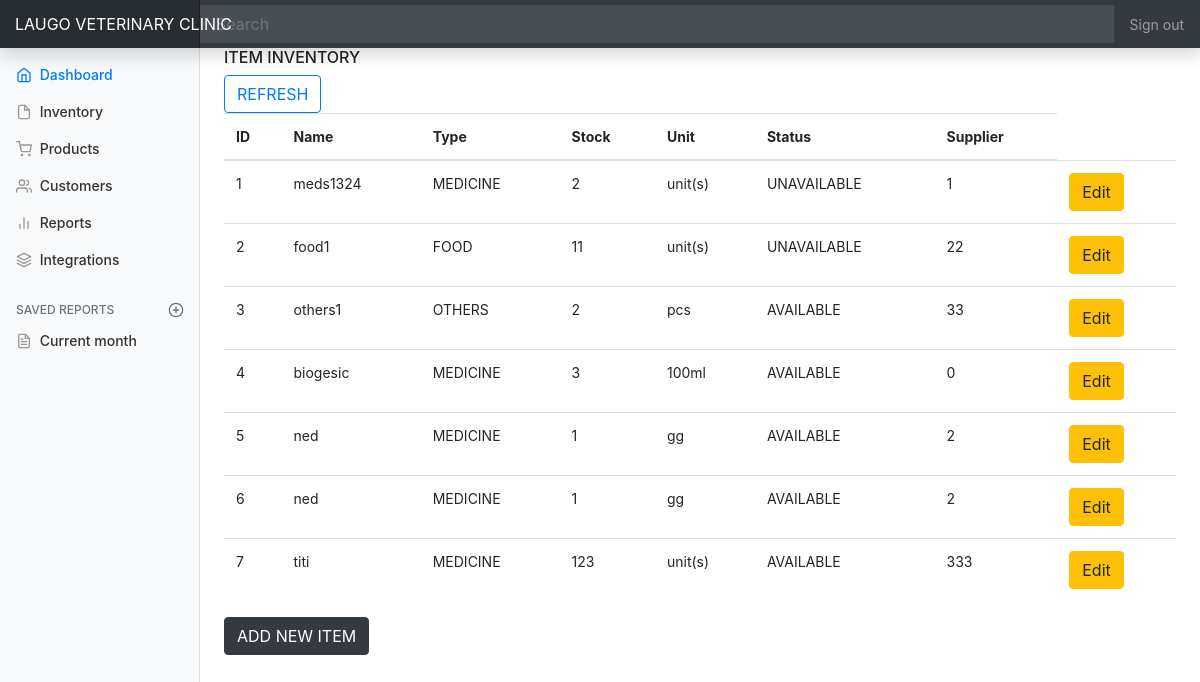
/display_items, run on the app's committed database.
### inventory/models.py (models this page shows, shortened)
class laugoInventory(models.Model):
    itmName = models.CharField(max_length=100, blank=False)
    ItemType = (
        ('MEDICINE','MEDICINE'),
        ('FOOD','FOOD'),
        ('OTHERS','OTHERS'),
    )
    itmType = models.CharField(max_length=20, choices=ItemType, default="MEDICINE")
    itmQty = models.IntegerField(default=0)
    itmUnit = models.CharField(max_length=10, default="unit(s)")
    StatusOpt = (
        ('AVAILABLE','AVAILABLE'),
        ('UNAVAILABLE','OUT OF STOCK'),
        ('RESTOCKING','RESTOCKING'),
    )
    itmStatus = models.CharField(max_length=20, choices=StatusOpt, default="AVAILABLE")
    supplierID = models.IntegerField(default=0)
    class Meta:
        abstract = True #skip this in migrations

class Item(laugoInventory): #inherit/pass to inventory
    pass

### inventory/views.py (the view)
# urls.py: url(r'^display_items$', display_items, name='display_items'),
def display_items(request):
    items = Item.objects.all()
    context = {
        'items' : items,
    }
    return render(request, 'inventory.html', context)

### inventory/templates/inventory.html
{% extends 'base.html' %}
{% block body %}
<div class="button-group">
    <h6>ITEM INVENTORY</h6>
    <a href="{% url 'display_items' %}" class="btn btn-outline-primary btn-md" rold="button">REFRESH</a>
</div>
<table class="table table-hover">
    <thead>
        <th>ID</th>
        <th>Name</th>
        <th>Type</th>
        <th>Stock</th>
        <th>Unit</th>
        <th>Status</th>
        <th>Supplier</th>
    </thead>
    <tbody>
        {% for item in items %}
        <tr>
            <td>{{ item.pk }}</td>
            <td>{{ item.itmName }}</td>
            <td>{{ item.itmType }}</td>
            <td>{{ item.itmQty }}</td>
            <td>{{ item.itmUnit }}</td>
            <td>{{ item.itmStatus }}</td>
            <td>{{ item.supplierID }}</td>
            <td>
                <a href="{% url 'edit_inventory' item.pk %}" class="btn btn-warning btn=sm" role="button">Edit</a>
            </td>
        </tr>
        {% endfor %}
    </tbody>
</table>
<a href="{% url 'add_Item' %}" class="btn btn-primary btn-dark btn-md" rold="button">ADD NEW ITEM</a>
{% endblock %}

### inventory/templates/base.html (shortened to what this page needs)
<!DOCTYPE html>
<html lang="en">
<head>
    {% load static %}
    <link rel="stylesheet" href="{% static '/css/style.css' %}">
    <link rel="stylesheet" href="{% static '/css/bootstrap.min.css' %}">
    <link rel="stylesheet" href="{% static '/css/dashboard.css' %}">
</head>
<body>
    <nav class="navbar navbar-dark fixed-top bg-dark flex-md-nowrap p-0 shadow">
        <a class="navbar-brand col-sm-3 col-md-2 mr-0" href="#">LAUGO VETERINARY CLINIC</a>
        <input class="form-control form-control-dark w-100" type="text" placeholder="Search" aria-label="Search">
        <ul class="navbar-nav px-3">
            <li class="nav-item text-nowrap">
            <a class="nav-link" href="#">Sign out</a>
            </li>
        </ul>
    </nav>
    <div class="container-fluid">
        <div class="row">
            <nav class="col-md-2 d-none d-md-block bg-light sidebar">
                <div class="sidebar-sticky">
                    <ul class="nav flex-column">
                    <li class="nav-item">
                        <a class="nav-link active" href="{% url 'index' %}">
                        Dashboard <span class="sr-only">(current)</span>
                        </a>
                    </li>
                    <li class="nav-item">
                        <a class="nav-link" href="{% url 'display_items' %}">
                        Inventory
                        </a>
                    </li>
                    <li class="nav-item">
                        <a class="nav-link" href="#">
                        Products
                        </a>
                    </li>
                    <li class="nav-item">
                        <a class="nav-link" href="#">
                        Customers
                        </a>
                    </li>
                    <li class="nav-item">
                        <a class="nav-link" href="#">
                        Reports
                        </a>
                    </li>
                    <li class="nav-item">
                        <a class="nav-link" href="#">
                        Integrations
                        </a>
                    </li>
                    </ul>
                    <h6 class="sidebar-heading d-flex justify-content-between align-items-center px-3 mt-4 mb-1 text-muted">
                    <span>Saved reports</span>
                    <a class="d-flex align-items-center text-muted" href="#">
                    </a>
                    </h6>
                    <ul class="nav flex-column mb-2">
                    <li class="nav-item">
                        <a class="nav-link" href="#">
                        Current month
                        </a>
                    </li>
                    </ul>
                </div>
            </nav>
            <main class="col-md-9 ml-sm-auto col-lg-10 px-4" role="main">
                {% block body %}
                {% endblock %}
            </main>
        </div>
    </div>
</body>
</html>

### inventory/static/css/dashboard.css (style rules this page uses)
body { font-size: .875rem; }
.feather { width: 16px; height: 16px; vertical-align: text-bottom; }
.sidebar { position: fixed; top: 0; bottom: 0; left: 0; z-index: 100; padding: 48px 0 0; box-shadow: inset -1px 0 0 rgba(0, 0, 0, .1); }
.sidebar-sticky { position: relative; top: 0; height: calc(100vh - 48px); padding-top: .5rem; overflow-x: hidden; overflow-y: auto; }
.sidebar .nav-link { font-weight: 500; color: #333; }
.sidebar .nav-link .feather { margin-right: 4px; color: #999; }
.sidebar .nav-link.active { color: #007bff; }
.sidebar .nav-link:hover .feather, .sidebar .nav-link.active .feather { color: inherit; }
.sidebar-heading { font-size: .75rem; text-transform: uppercase; }
[role="main"] { padding-top: 133px; }
@media (min-width: 768px) { [role="main"] { padding-top: 48px; } }
.navbar-brand { padding-top: .75rem; padding-bottom: .75rem; font-size: 1rem; background-color: rgba(0, 0, 0, .25); box-shadow: inset -1px 0 0 rgba(0, 0, 0, .25); }
.navbar .form-control { padding: .75rem 1rem; border-width: 0; border-radius: 0; }
.form-control-dark { color: #fff; background-color: rgba(255, 255, 255, .1); border-color: rgba(255, 255, 255, .1); }

### data on the page
Item: pk "1", itmName "meds1324", itmType "MEDICINE", itmQty "2", itmUnit "unit(s)", itmStatus "UNAVAILABLE", supplierID "1"
Item: pk "2", itmName "food1", itmType "FOOD", itmQty "11", itmUnit "unit(s)", itmStatus "UNAVAILABLE", supplierID "22"
Item: pk "3", itmName "others1", itmType "OTHERS", itmQty "2", itmUnit "pcs", itmStatus "AVAILABLE", supplierID "33"
Item: pk "4", itmName "biogesic", itmType "MEDICINE", itmQty "3", itmUnit "100ml", itmStatus "AVAILABLE", supplierID "0"
Item: pk "5", itmName "ned", itmType "MEDICINE", itmQty "1", itmUnit "gg", itmStatus "AVAILABLE", supplierID "2"
Item: pk "6", itmName "ned", itmType "MEDICINE", itmQty "1", itmUnit "gg", itmStatus "AVAILABLE", supplierID "2"
Item: pk "7", itmName "titi", itmType "MEDICINE", itmQty "123", itmUnit "unit(s)", itmStatus "AVAILABLE", supplierID "333"
